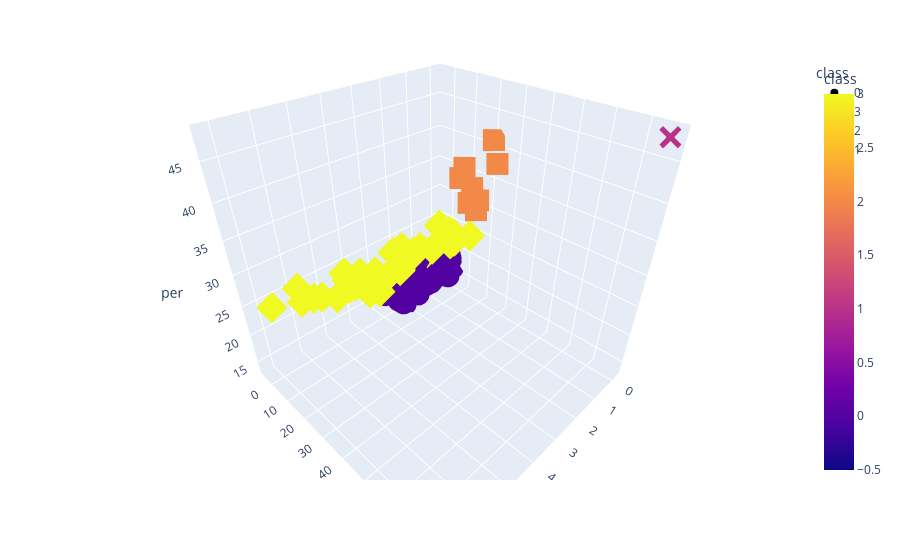

Write notebook code for a chart like this one.
### Code cell
as_four = get_clusters(4, all_stars)

# Plotting Class 1
fig = px.scatter_3d(
    as_four,
    x="vorp",
    y="bpm",
    z="per",
    color="class",
    symbol="class",
    hover_name = as_four.index,
    width=800,
)
fig.update_layout(hovermode='x unified')

fig.show()

### Figure 1 — Plotly figure (JSON) as saved in the notebook; plotly's stock layout.template omitted (floating-point values rounded to 4 significant figures; data arrays with more than 128 entries replaced by an {"elided": "..."} marker saying what was removed)
{"data": [{"hovertemplate": "<b>%{hovertext}</b><br><br>class=%{marker.color}<br>vorp=%{x}<br>bpm=%{y}<br>per=%{z}<extra></extra>", "hovertext": {"elided": "200 str values"}, "legendgroup": "0", "marker": {"color": {"elided": "200 int values"}, "coloraxis": "coloraxis", "symbol": "circle"}, "mode": "markers", "name": "0", "scene": "scene", "showlegend": true, "type": "scatter3d", "x": {"elided": "200 float values"}, "y": {"elided": "200 float values"}, "z": {"elided": "200 float values"}}, {"hovertemplate": "<b>%{hovertext}</b><br><br>class=%{marker.color}<br>vorp=%{x}<br>bpm=%{y}<br>per=%{z}<extra></extra>", "hovertext": ["Andre Drummond", "Anthony Brown", "Anthony Davis", "Ben Simmons", "Boban Marjanović", "Bradley Beal", "Chris Paul", "Clint Capela", "Damian Lillard", "DeMar DeRozan", "DeMarcus Cousins", "Edy Tavares", "Enes Freedom", "Giannis Antetokounmpo", "Grant Riller", "Hassan Whiteside", "James Harden", "Jimmy Butler", "Joel Embiid", "Jonas Valančiūnas", "Karl-Anthony Towns", "Kawhi Leonard", "Kemba Walker", "Kevin Durant", "Kyrie Irving", "LeBron James", "Luka Dončić", "Mitchell Robinson", "Montrezl Harrell", "Nikola Jokić", "Nikola Vučević", "Paul George", "Robert Williams", "Rudy Gobert", "Russell Westbrook", "Scott Machado", "Shawn Long", "Stephen Curry", "Tacko Fall", "Trae Young", "Zion Williamson"], "legendgroup": "3", "marker": {"color": [3, 3, 3, 3, 3, 3, 3, 3, 3, 3, 3, 3, 3, 3, 3, 3, 3, 3, 3, 3, 3, 3, 3, 3, 3, 3, 3, 3, 3, 3, 3, 3, 3, 3, 3, 3, 3, 3, 3, 3, 3], "coloraxis": "coloraxis", "symbol": "diamond"}, "mode": "markers", "name": "3", "scene": "scene", "showlegend": true, "type": "scatter3d", "x": [1.92, -0.05, 4.8, 3.35, 0.46, 3.14, 3.86, 2.02, 5.6, 2.72, 2.45, 0, 1.32, 6.4, 0, 1.64, 7.2, 4.4, 2.8, 1.72, 4.24, 4.34, 3.42, 4.75, 3.64, 5.94, 4.633, 1.367, 1.92, 6.32, 3.38, 3.8, 1, 3.76, 5.06, 0, 0.2, 4.2, 0.1, 2.333, 2.35], "y": [1.2, 13.05, 6.96, 3.65, 2.32, 2.94, 5.74, 2.34, 6.48, 2.38, 3.725, 3.3, 1.4, 8.88, 5.1, 1.48, 9.28, 5.98, 4.98, 2.16, 5.62, 8.58, 3.8, 7.225, 6.22, 8.16, 6.367, 2.2, 2.7, 8.56, 4.04, 4.46, 4.3, 4.34, 5.56, 5.5, 1.2, 6.76, 3.85, 2.333, 3.95], "z": [21.72, 24.55, 27.24, 19.68, 25.62, 21.04, 22.68, 22.92, 25.1, 21.64, 21.55, 21.3, 22.96, 29.08, 23.6, 22.88, 28.28, 23.82, 25.84, 22.72, 25.34, 26.46, 20.26, 26.05, 24.58, 26.18, 24.17, 21.07, 22.64, 26.64, 21.82, 20.76, 22.53, 22.76, 23.38, 22.2, 24.1, 25.04, 24, 21.3, 25.6]}, {"hovertemplate": "<b>%{hovertext}</b><br><br>class=%{marker.color}<br>vorp=%{x}<br>bpm=%{y}<br>per=%{z}<extra></extra>", "hovertext": ["David Stockton", "Jarnell Stokes", "Jordan Sibert", "Shamorie Ponds", "Trevon Duval", "Troy Caupain", "Vince Hunter", "Zhou Qi"], "legendgroup": "2", "marker": {"color": [2, 2, 2, 2, 2, 2, 2, 2], "coloraxis": "coloraxis", "symbol": "square"}, "mode": "markers", "name": "2", "scene": "scene", "showlegend": true, "type": "scatter3d", "x": [0, 0, 0, 0, 0, 0.1, 0, -0.15], "y": [7.9, 16.8, 16, 13.7, 24.4, 13.3, 9.7, 20.95], "z": [33.9, 31.5, 29.7, 33.1, 38.3, 30.7, 35.8, 41.15]}, {"hovertemplate": "<b>%{hovertext}</b><br><br>class=%{marker.color}<br>vorp=%{x}<br>bpm=%{y}<br>per=%{z}<extra></extra>", "hovertext": ["Naz Mitrou-Long"], "legendgroup": "1", "marker": {"color": [1], "coloraxis": "coloraxis", "symbol": "x"}, "mode": "markers", "name": "1", "scene": "scene", "showlegend": true, "type": "scatter3d", "x": [-0.03333], "y": [77.37], "z": [47.93]}], "layout": {"autosize": true, "coloraxis": {"colorbar": {"title": {"text": "class"}}, "colorscale": [[0, "#0d0887"], [0.1111, "#46039f"], [0.2222, "#7201a8"], [0.3333, "#9c179e"], [0.4444, "#bd3786"], [0.5556, "#d8576b"], [0.6667, "#ed7953"], [0.7778, "#fb9f3a"], [0.8889, "#fdca26"], [1, "#f0f921"]]}, "hovermode": "x unified", "legend": {"title": {"text": "class"}, "tracegroupgap": 0}, "margin": {"t": 60}, "scene": {"aspectmode": "auto", "aspectratio": {"x": 1, "y": 1, "z": 1}, "camera": {"center": {"x": 0, "y": 0, "z": 0}, "eye": {"x": 0.9912, "y": 0.9912, "z": 0.9912}, "projection": {"type": "perspective"}, "up": {"x": 0, "y": 0, "z": 1}}, "domain": {"x": [0, 1], "y": [0, 1]}, "xaxis": {"title": {"text": "vorp"}, "type": "linear"}, "yaxis": {"title": {"text": "bpm"}, "type": "linear"}, "zaxis": {"title": {"text": "per"}, "type": "linear"}}}}
